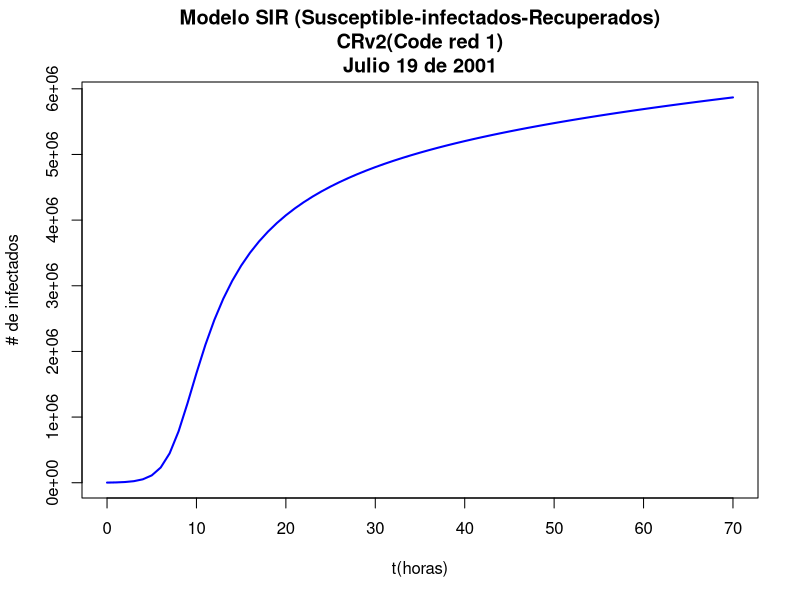
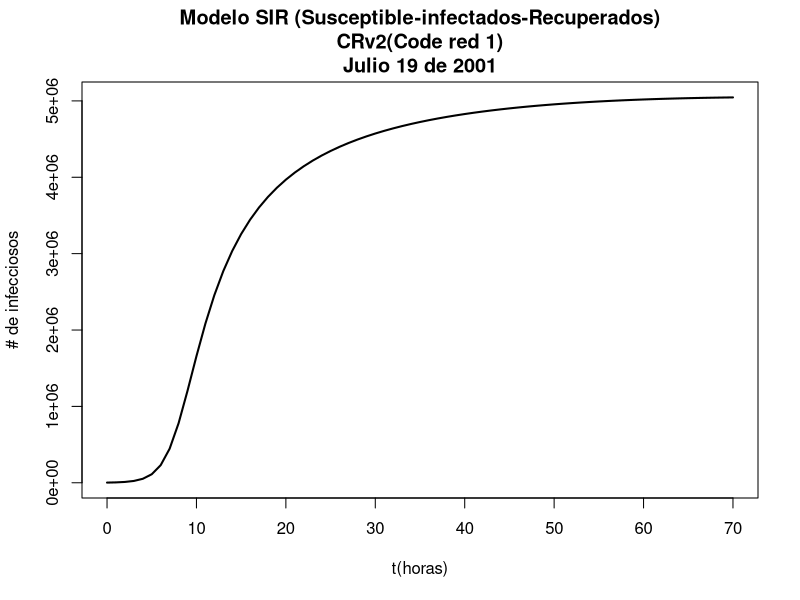
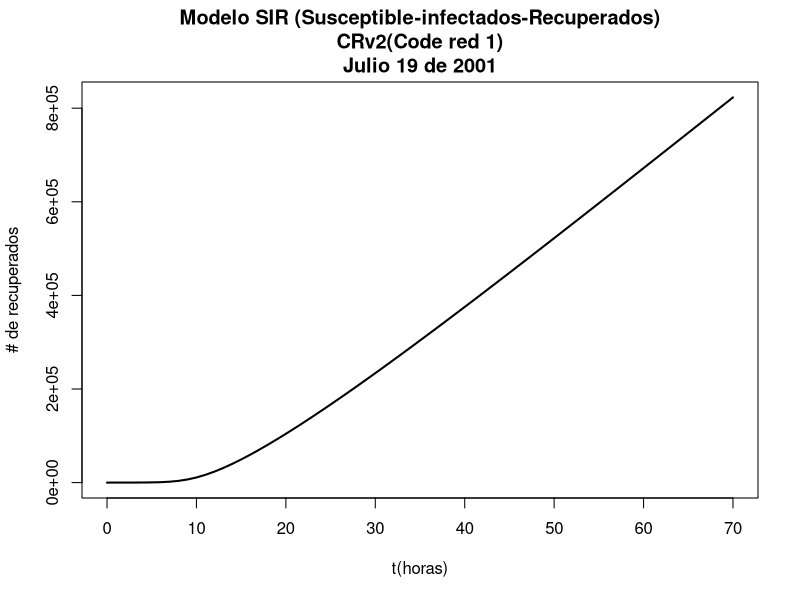
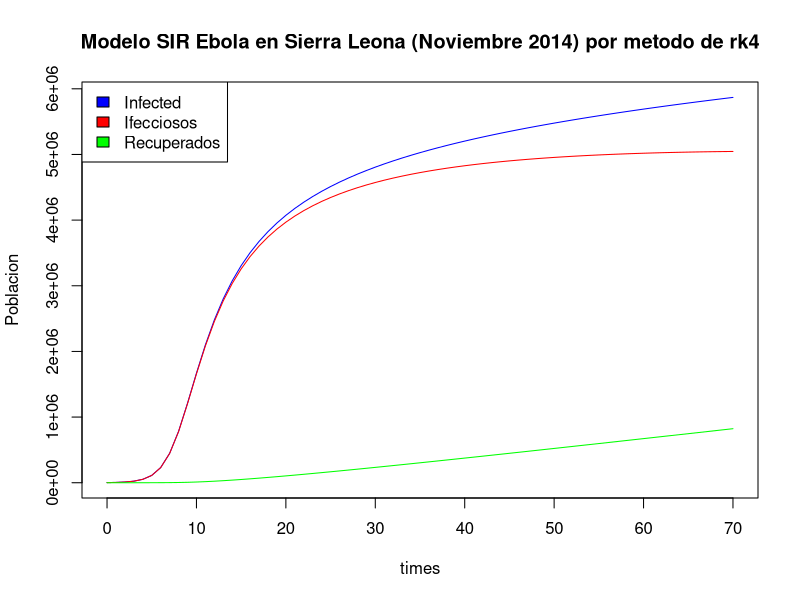
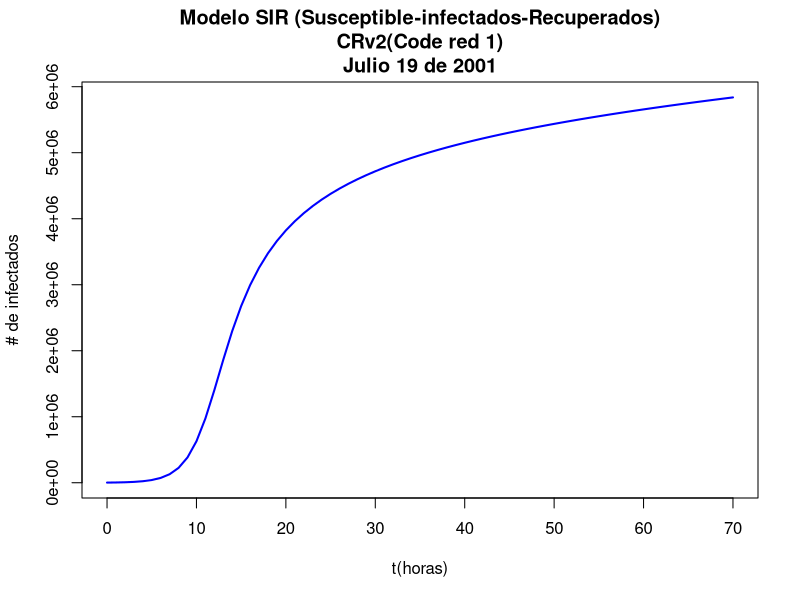
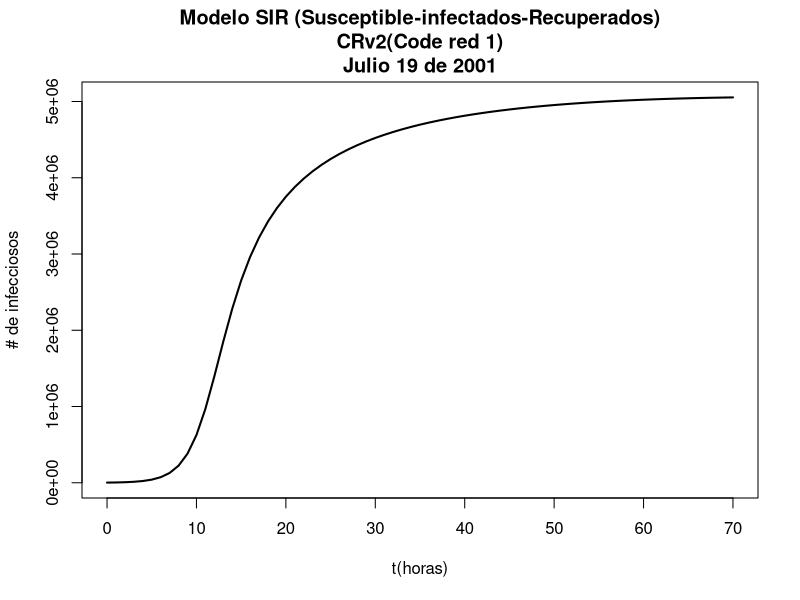
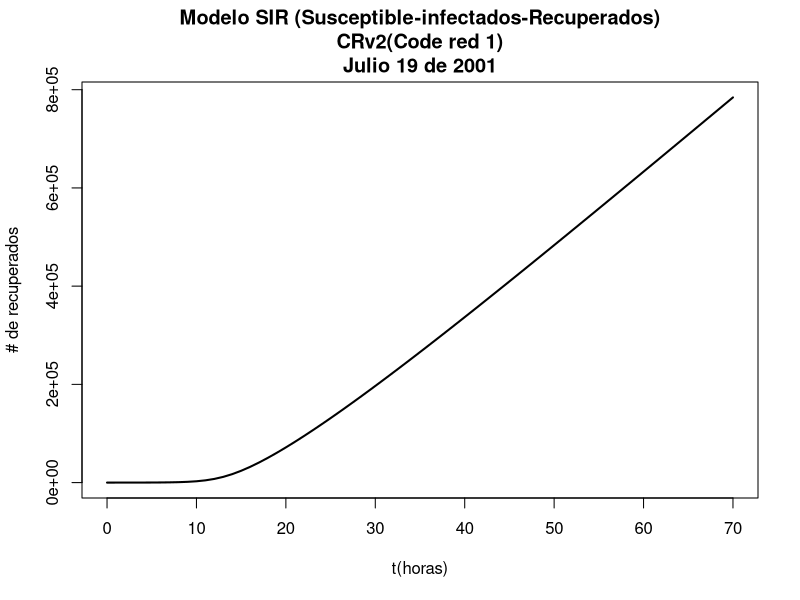
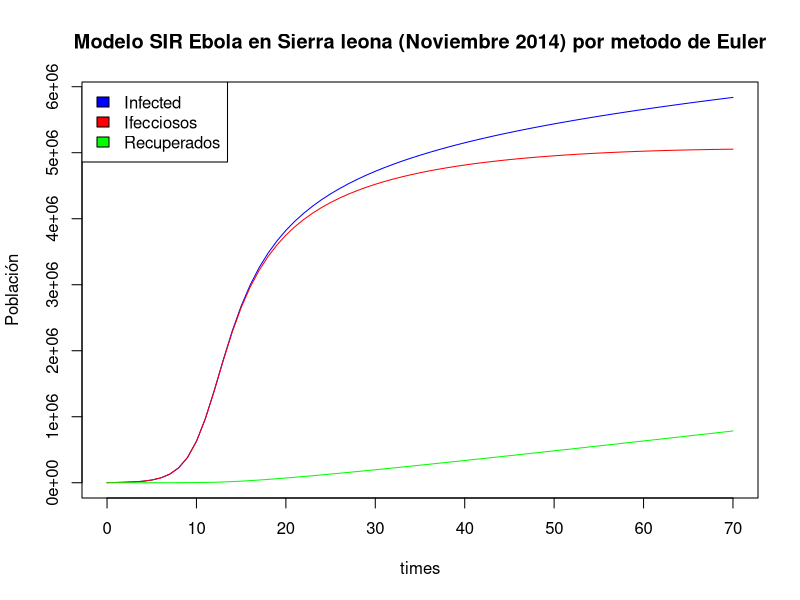

Recreate these plots in R, in order.

require(deSolve)
##################################################################

###MODELO SIR MEGA CARGADO

##################################################################

## Create an SIR function
sir <- function(time, state, parameters) {
  
  with(as.list(c(state, parameters)), {
    b = beta*(1-I/N)^n 
    dJ <-  b * J * (N-J)
    dR <-  gamma * I
    dI <-  dJ-dR
    
    return(list(c(dJ, dI,dR)))
  })
}

init       <- c(J = 2200, I = 2200, R = 0)
parameters <- c(beta = .8/7e6, gamma = 0.003, N = 7e6, n = 3)

times      <- seq(0, 70, by = 1)

##metodo 1

## Solve using ode (General Solver for Ordinary Differential Equations)
out1 = ode(y = init, times = times, func = sir, parms = parameters, method = "rk4")
out1 <- as.data.frame(out1)
out1$time <- NULL
head(out1, 25)

#plot de infectados metodo 1
plot(times,out1$J,type = "l",col="blue",lwd = 2,main="Modelo SIR (Susceptible-infectados-Recuperados)\nCRv2(Code red 1)\nJulio 19 de 2001",xlab= "t(horas)",ylab = "# de infectados")

#plot de infecciosos metodo 1
plot(times,out1$I,type = "l",lwd = 2,main="Modelo SIR (Susceptible-infectados-Recuperados)\nCRv2(Code red 1)\nJulio 19 de 2001",xlab= "t(horas)",ylab = "# de infecciosos")

#plot de recuperados metodo 1
plot(times,out1$R,type = "l",lwd = 2,main="Modelo SIR (Susceptible-infectados-Recuperados)\nCRv2(Code red 1)\nJulio 19 de 2001",xlab= "t(horas)",ylab = "# de recuperados")

#plot grafica general metodo 1
plot(times, out1$J,
     main="Modelo SIR Ebola en Sierra Leona (Noviembre 2014) por metodo de rk4",
     ylab="Poblacion",
     type="l",
     col="blue")
lines(times,out1$I, col="red")
lines(times,out1$R, col="green")

legend("topleft",
       c("Infected","Ifecciosos","Recuperados"),
       fill=c("blue","red","green")
)

##metodo 2

## Solve using ode (General Solver for Ordinary Differential Equations)
out2 = ode(y = init, times = times, func = sir, parms = parameters, method = "euler")
out2 <- as.data.frame(out2)
out2$time <- NULL
head(out2, 25)

#plot de infectados metodo 2
plot(times,out2$J,type = "l",col="blue",lwd = 2,main="Modelo SIR (Susceptible-infectados-Recuperados)\nCRv2(Code red 1)\nJulio 19 de 2001",xlab= "t(horas)",ylab = "# de infectados")

#plot de infecciosos metodo 2
plot(times,out2$I,type = "l",lwd = 2,main="Modelo SIR (Susceptible-infectados-Recuperados)\nCRv2(Code red 1)\nJulio 19 de 2001",xlab= "t(horas)",ylab = "# de infecciosos")

#plot de recuperados metodo 2
plot(times,out2$R,type = "l",lwd = 2,main="Modelo SIR (Susceptible-infectados-Recuperados)\nCRv2(Code red 1)\nJulio 19 de 2001",xlab= "t(horas)",ylab = "# de recuperados")

#plot grafica general metodo 2
plot(times, out2$J,
     main="Modelo SIR Ebola en Sierra leona (Noviembre 2014) por metodo de Euler",
     ylab="Población",
     type="l",
     col="blue")
lines(times,out2$I, col="red")
lines(times,out2$R, col="green")

legend("topleft",
       c("Infected","Ifecciosos","Recuperados"),
       fill=c("blue","red","green")
)
